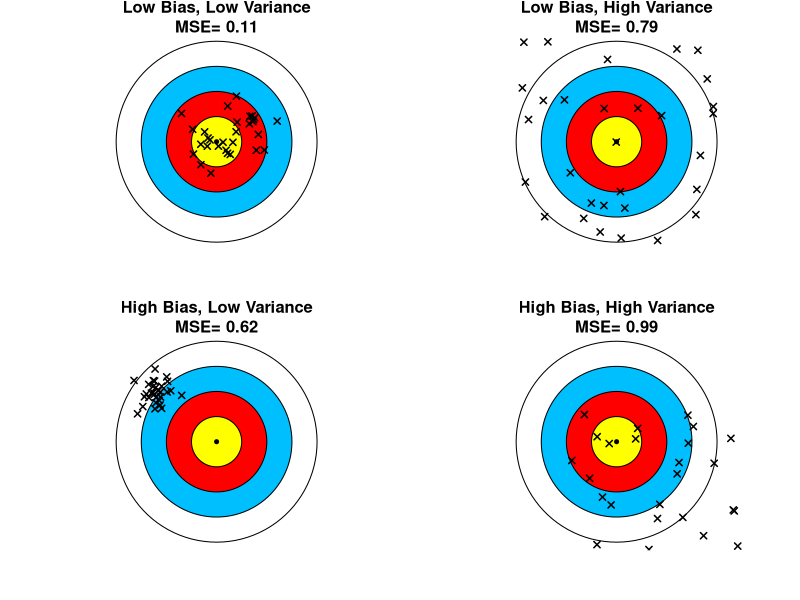
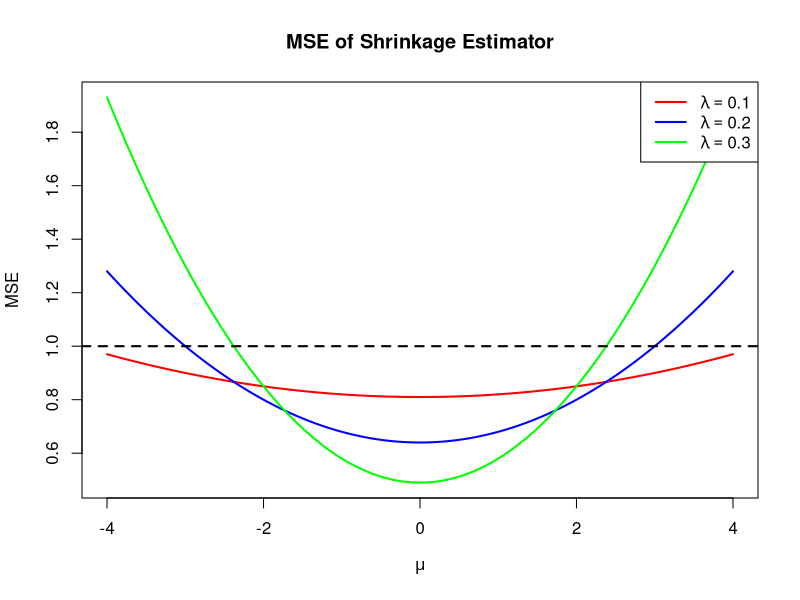
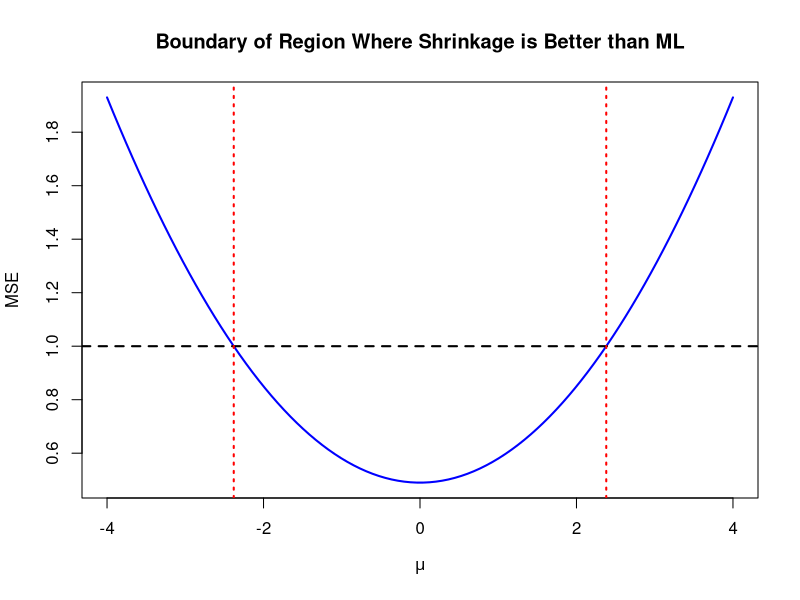
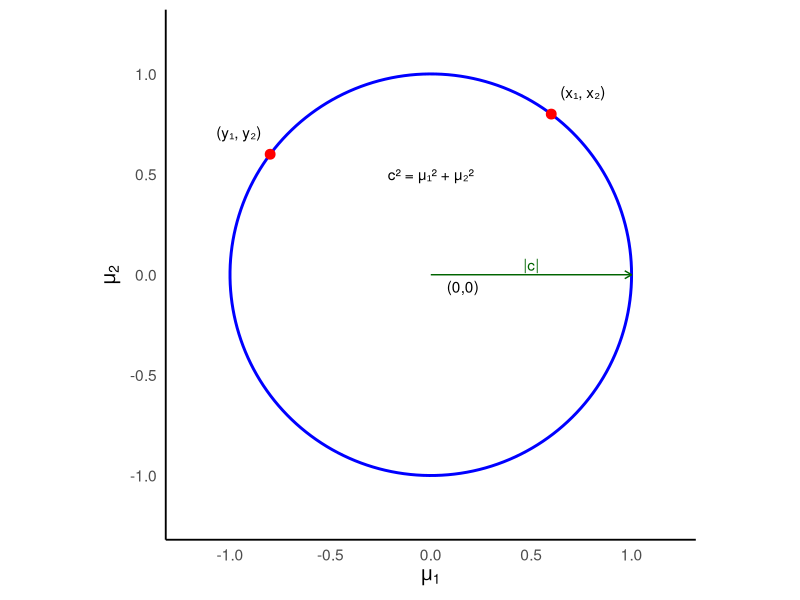
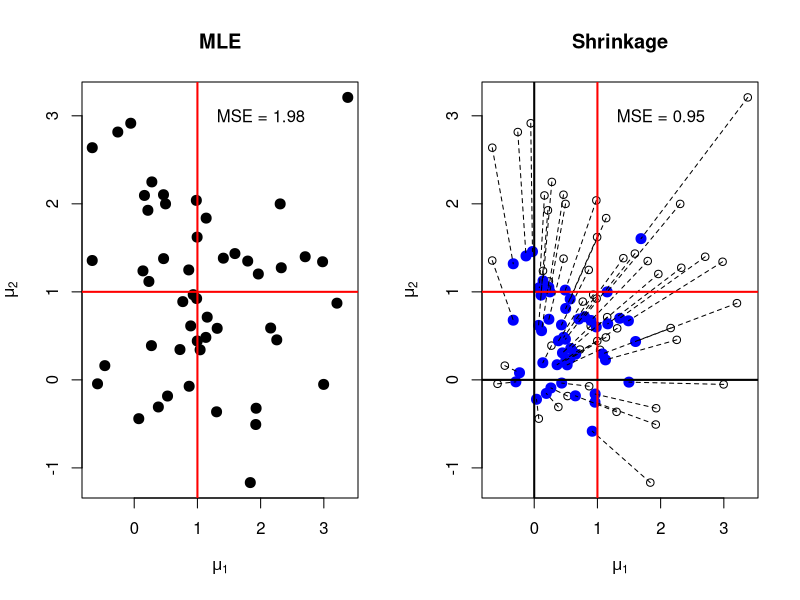

Recreate these plots in R, in order.
## ---- chunk 1
library(plotrix)

calculate_mse <- function(darts) {
  mean(rowSums(darts^2))
}

draw_dartboard <- function() {
  plot.new()
  plot.window(xlim = c(-1, 1), ylim = c(-1,1), asp = 1)
  draw.circle(0, 0, 1)
  draw.circle(0, 0, 0.75, col = 'deep sky blue')
  draw.circle(0, 0, 0.5, col = 'red')
  draw.circle(0, 0, 0.25, col = 'yellow')
  draw.circle(0, 0, 0.02, col = 'black')
}

add_darts <- function(darts, mytitle = '') {
  points(darts, pch = 4, col = 'black', cex = 1, lwd = 1.5)
  mse <- calculate_mse(darts)
  title(main = paste0(mytitle, "\nMSE= ", round(mse, 2)))
}

# Ensure a graphics device is open
if (!dev.cur()) dev.new()

# Set up the 2x2 grid of plots with specified parameters
op <- par()
par(mfrow = c(2, 2), mar=c(3,3,2,1), mgp=c(2,.7,0), tck= -.01, oma = c(0,0,0,0))

set.seed(54321)
n <- 30

A <- cbind(0.2 * rnorm(n) + 0.1 , 0.2 * rnorm(n) + 0.1)
draw_dartboard()
add_darts(A, 'Low Bias, Low Variance')

B <- cbind(runif(n, -1, 1), runif(n, -1, 1))
draw_dartboard()
add_darts(B, 'Low Bias, High Variance')

C <- cbind(0.1 * rnorm(n) - 0.6 , 0.1 * rnorm(n) + 0.5)
draw_dartboard()
add_darts(C, 'High Bias, Low Variance')

D <- cbind(runif(n, -1, 1) + 0.4, runif(n, -1, 1) - 0.6)
draw_dartboard()
add_darts(D, 'High Bias, High Variance')

par(op)
## ---- chunk 2
# Range of values for the unknown parameter mu
mu <- seq(-4, 4, length = 100)
# Try three different values of lambda
lambda1 <- 0.1
lambda2 <- 0.2
lambda3 <- 0.3
# Plot the MSE of the shrinkage estimator as a function of mu for all 
# three values of lambda at once
matplot(mu, cbind((1 - lambda1)^2 + lambda1^2 * mu^2, 
                  (1 - lambda2)^2 + lambda2^2 * mu^2, 
                  (1 - lambda3)^2 + lambda3^2 * mu^2), 
        type = 'l', lty = 1, lwd = 2, 
        col = c('red', 'blue', 'green'), 
        xlab = expression(mu), ylab = 'MSE', 
        main = 'MSE of Shrinkage Estimator')
# Add legend
legend('topright', legend = c(expression(lambda == 0.1), 
                              expression(lambda == 0.2), 
                              expression(lambda == 0.3)), 
       col = c('red', 'blue', 'green'), lty = 1, lwd = 2)
# Add dashed line for MSE of ML estimator
abline(h = 1, lty = 2, lwd = 2)
## ---- chunk 3
# Plot the MSE of the shrinkage estimator as a function of mu for lambda = 0.3
lambda <- 0.3
plot(mu, (1 - lambda)^2 + lambda^2 * mu^2, type = 'l', lty = 1, lwd = 2, 
     col = 'blue', xlab = expression(mu), ylab = 'MSE', 
     main = 'Boundary of Region Where Shrinkage is Better than ML')
# Add dashed line for MSE of ML estimator
abline(h = 1, lty = 2, lwd = 2)
# Add boundaries of region where shrinkage is better than ML estimator
abline(v = c(sqrt(2/lambda - 1), -sqrt(2/lambda - 1)), lty = 3, lwd = 2,
       col = 'red')
## ---- chunk 4
library(ggplot2)

# Set the radius of the circle
c <- 1

# Create a data frame for the circle
theta <- seq(0, 2*pi, length.out = 200)
circle_df <- data.frame(
  mu1 = c * cos(theta),
  mu2 = c * sin(theta)
)

# Create example points
example_points <- data.frame(
  mu1 = c(0.6, -0.8),
  mu2 = c(0.8, 0.6),
  label = c("(x₁, x₂)", "(y₁, y₂)")
)

# Create the plot
p <- ggplot(circle_df, aes(x = mu1, y = mu2)) +
  geom_path(color = "blue", linewidth = 1) +
  coord_fixed(ratio = 1, xlim = c(-1.2, 1.2), ylim = c(-1.2, 1.2)) +
  theme_minimal(base_size = 14) +
  theme(
    axis.line = element_line(color = "black"),
    #panel.grid.major = element_line(color = "gray90"),
    panel.grid.major = element_blank(),
    panel.grid.minor = element_blank()
  ) +
  labs(x = expression(mu[1]), y = expression(mu[2])) +
  annotate("text", x = 0, y = 0, label = "(0,0)", vjust = 1.5, hjust = -0.5) +
  annotate("text", x = 0, y = 0.5, label = "c² = μ₁² + μ₂²") +
  geom_point(data = example_points, aes(x = mu1, y = mu2), color = "red", size = 3) +
  geom_text(data = example_points, aes(x = mu1, y = mu2, label = label), 
            hjust = c(-0.2, 1.2), vjust = c(-0.5, -0.5), nudge_y = 0.05) +
  annotate("segment", x = 0, y = 0, xend = 1, yend = 0, 
           arrow = arrow(length = unit(0.2, "cm")), color = "darkgreen") +
  annotate("text", x = 0.5, y = 0.05, label = "|c|", color = "darkgreen")

# Print the plot
print(p)
## ---- chunk 5
set.seed(1983)

nreps <- 50
mu1 <- mu2 <- 1
x1 <- mu1 + rnorm(nreps)
x2 <- mu2 + rnorm(nreps)

csq <- mu1^2 + mu2^2
lambda <- csq / (2 + csq)

par(mfrow = c(1, 2))

# Left panel: ML Estimator
plot(x1, x2, main = 'MLE', pch = 20, col = 'black', cex = 2, 
     xlab = expression(mu[1]), ylab = expression(mu[2]))
abline(v = mu1, lty = 1, col = 'red', lwd = 2)
abline(h = mu2, lty = 1, col = 'red', lwd = 2)

# Add MSE to the plot
text(x = 2, y = 3, labels = paste("MSE =", 
                                  round(mean((x1 - mu1)^2 + (x2 - mu2)^2), 2)))

# Right panel: Shrinkage Estimator
plot(x1, x2, main = 'Shrinkage', xlab = expression(mu[1]), 
     ylab = expression(mu[2]))
points(lambda * x1, lambda * x2, pch = 20, col = 'blue', cex = 2)
segments(x0 = x1, y0 = x2, x1 = lambda * x1, y1 = lambda * x2, lty = 2)
abline(v = mu1, lty = 1, col = 'red', lwd = 2)
abline(h = mu2, lty = 1, col = 'red', lwd = 2)
abline(v = 0, lty = 1, lwd = 2)
abline(h = 0, lty = 1, lwd = 2)

# Add MSE to the plot
text(x = 2, y = 3, labels = paste("MSE =", 
                                  round(mean((lambda * x1 - mu1)^2 + 
                                               (lambda * x2 - mu2)^2), 2)))
